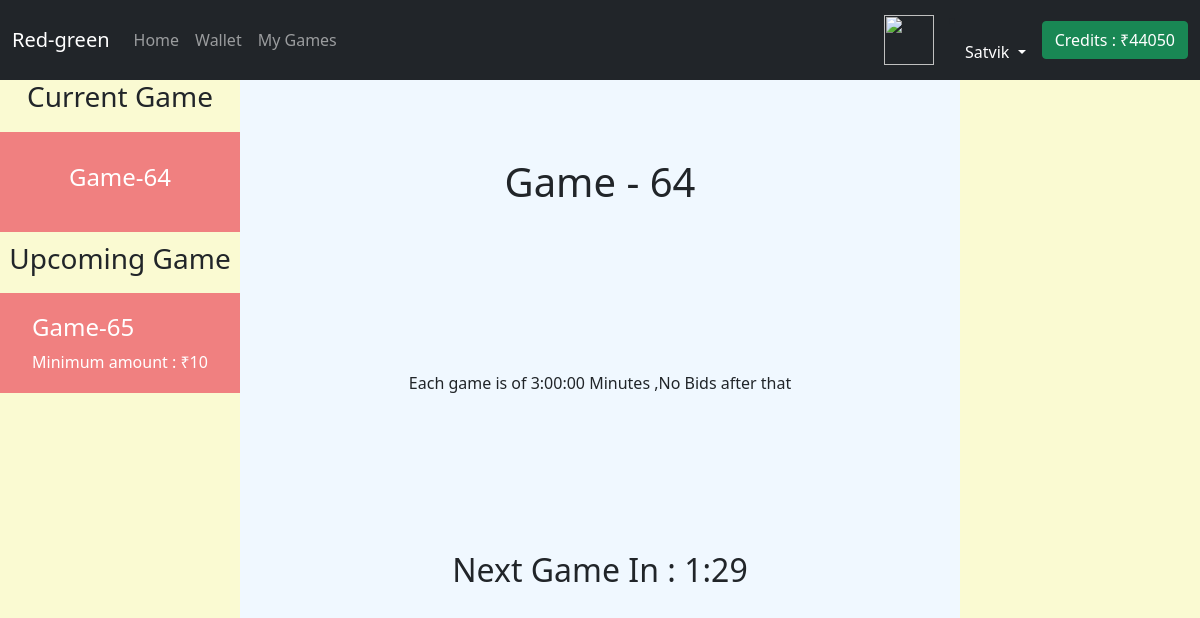
The app's page / (signed in), older data.
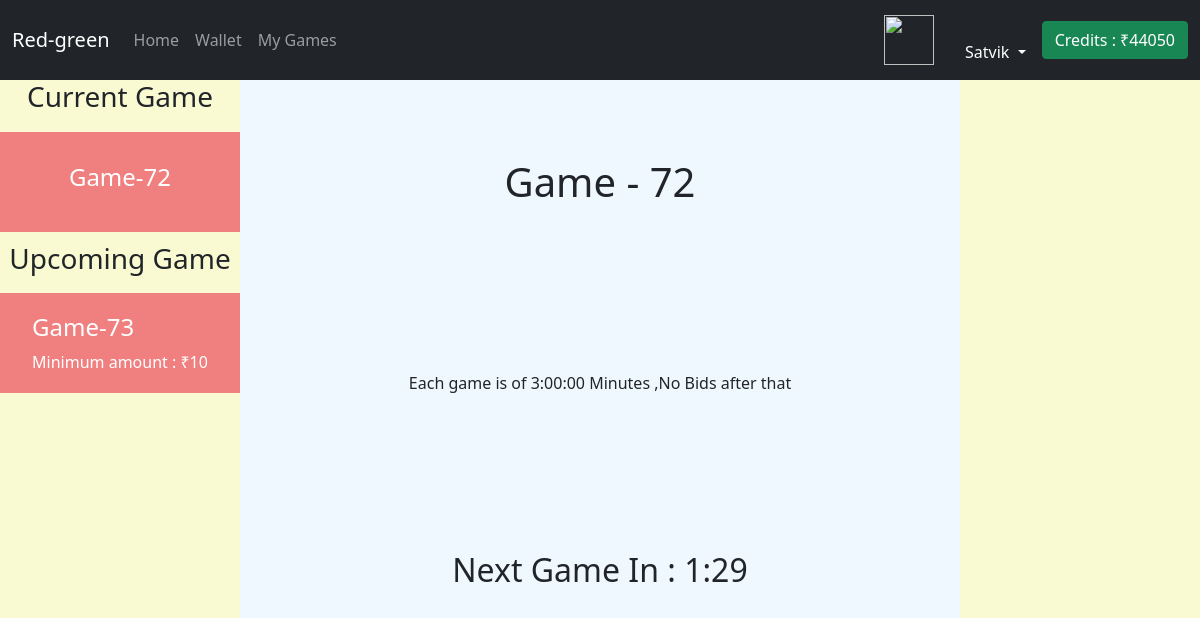
The same page, newer data.
### app/models.py (models this page shows, shortened)
class Games(models.Model):
    starttime = models.TimeField()

### app/views.py (the view)
# urls.py: path('', views.home ,name = "home"),
def home(request):
    if request.user.is_authenticated:
        customer=Customer.objects.filter(user=request.user).first()
        games = Games.objects.all()
        currentgame = Games.objects.first()
        if Games.objects.count() == 1 :
            Games(starttime = datetime.datetime.now() + datetime.timedelta(minutes = 5) ).save()
        return render(request, 'home.html',{'customer':customer,'games' :games,'currentgame' :currentgame})
    return render(request, 'home.html')

### templates/home.html (shortened to what this page needs)
{% extends 'base.html' %}
{% block addcss %}
<link rel="stylesheet" href="./static/home.css">
{% endblock addcss %}
{% block body %}
<div class="containergame">
<div class="containerleft">
<h3> Current Game </h3>
<div class="upcoming-game">
    <div class="game-info">
        <h4> Game-{{currentgame.id}} </h4>
        </div >
    </div>
 <h3> Upcoming Game </h3>
    {% for game in games %}
    {% if game != currentgame %}
    <div class="upcoming-game">
        <div class="game-info">
        <h4> Game-{{game.id}} </h4>
        <span> Minimum amount : ₹10 </span>
        </div >
    </div>
    {% endif %}
    {% endfor %}
</div>
<div class="containermiddle">
    <h1>Game - {{currentgame.id}}</h1>
     <span > Each game is of 3:00:00 Minutes ,No Bids after that</span>
    <h2> <span id="time"></span> <span id="demo"></span> </h2>
    </div>
<div class="containerright">
</div>
</div>
{% endblock body %}

Row changes from the older to the newer data that the page shows:
removed Games: id "64"
removed Games: id "65"
added Games: id "72"
added Games: id "73"
